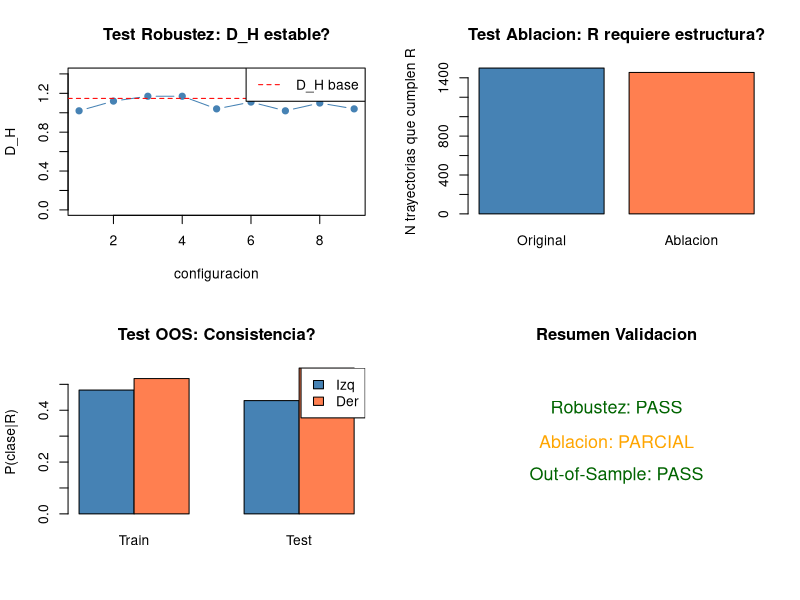

R code for this plot:
# =============================================================================
# CONCEPTO 6: Protocolo de Validacion UE
# =============================================================================
#
# Tres tests obligatorios para validar resultados:
#
# 1. ROBUSTEZ: Variar parametros ±20%
#    - θ* → θ* ± δθ
#    - τ* → τ* ± δτ
#    - Verificar: clases dominantes persisten
#
# 2. ABLACION: Romper mecanismos preservando marginales
#    - Permutar temporalmente señales
#    - Aleatorizar conexiones
#    - Verificar: dominancia desaparece o cambia
#
# 3. OUT-OF-SAMPLE: Dividir datos en train/test
#    - Entrenar en 70%, predecir en 30%
#    - Verificar: resultados consistentes
#
# =============================================================================

cat("=== PRUEBA: Protocolo de Validacion UE ===\n\n")

# --- FUNCIONES AUXILIARES ---
set.seed(42)

# Potencial doble pozo asimetrico
V <- function(x) (x^2 - 1)^2 - 0.3 * x
grad_V <- function(x) 4 * x * (x^2 - 1) - 0.3

step <- function(x, dt, sigma) {
  x - grad_V(x) * dt + sigma * sqrt(dt) * rnorm(1)
}

simulate <- function(x0, n, dt, sigma) {
  x <- numeric(n)
  x[1] <- x0
  for (t in 2:n) {
    x[t] <- step(x[t-1], dt, sigma)
    x[t] <- max(-3, min(3, x[t]))
  }
  x
}

cumple_ERS <- function(traj, theta_star, tau_star, observable_fn) {
  theta_t <- observable_fn(traj)
  condicion <- theta_t >= theta_star
  if (!any(condicion)) return(FALSE)
  rachas <- rle(condicion)
  duraciones <- rachas$lengths[rachas$values == TRUE]
  if (length(duraciones) == 0) return(FALSE)
  max(duraciones) >= tau_star
}

# Calcular metricas de una simulacion
run_simulation <- function(n_traj, traj_length, dt, noise,
                            theta_star, tau_star, observable_fn, seed = NULL) {
  if (!is.null(seed)) set.seed(seed)

  trayectorias <- vector("list", n_traj)
  cumple_R <- logical(n_traj)

  for (i in 1:n_traj) {
    x0 <- runif(1, -2, 2)
    trayectorias[[i]] <- simulate(x0, traj_length, dt, noise)
    cumple_R[i] <- cumple_ERS(trayectorias[[i]], theta_star, tau_star, observable_fn)
  }

  x_cond <- unlist(trayectorias[cumple_R])

  if (length(x_cond) < 50) {
    return(list(n_cond = sum(cumple_R), D_H = NA, p_izq = NA, p_der = NA))
  }

  p_izq <- mean(x_cond < 0)
  p_der <- mean(x_cond > 0)
  p_max <- max(p_izq, p_der)
  p_min <- min(p_izq, p_der)
  D_H <- ifelse(p_min > 0, p_max / p_min, Inf)

  list(n_cond = sum(cumple_R), D_H = D_H, p_izq = p_izq, p_der = p_der,
       trayectorias = trayectorias, cumple_R = cumple_R)
}

# --- PARAMETROS BASE ---
n_traj <- 1500
traj_length <- 400
dt <- 0.01
noise <- 0.4
theta_base <- 0.5
tau_base <- 25
observable <- function(x) abs(x)

cat("Parametros base:\n")
cat("  θ* =", theta_base, "\n")
cat("  τ* =", tau_base, "\n\n")

# --- SIMULACION BASE ---
cat("=== SIMULACION BASE ===\n")
base <- run_simulation(n_traj, traj_length, dt, noise,
                        theta_base, tau_base, observable, seed = 42)
cat("Condicionadas:", base$n_cond, "\n")
cat("D_H =", round(base$D_H, 3), "\n")
cat("P(izq|R) =", round(base$p_izq, 3), ", P(der|R) =", round(base$p_der, 3), "\n")
clase_dominante_base <- ifelse(base$p_der > base$p_izq, "derecha", "izquierda")
cat("Clase dominante:", clase_dominante_base, "\n\n")

# ============================================================================
# TEST 1: ROBUSTEZ
# ============================================================================
cat("=== TEST 1: ROBUSTEZ (±20% en parametros) ===\n\n")

variaciones <- expand.grid(
  theta_mult = c(0.8, 1.0, 1.2),
  tau_mult = c(0.8, 1.0, 1.2)
)

robustez_resultados <- data.frame()

for (i in 1:nrow(variaciones)) {
  theta_var <- theta_base * variaciones$theta_mult[i]
  tau_var <- round(tau_base * variaciones$tau_mult[i])

  res <- run_simulation(n_traj, traj_length, dt, noise,
                         theta_var, tau_var, observable, seed = 42 + i)

  clase_dom <- ifelse(is.na(res$p_der), NA,
                      ifelse(res$p_der > res$p_izq, "derecha", "izquierda"))

  robustez_resultados <- rbind(robustez_resultados, data.frame(
    theta = theta_var,
    tau = tau_var,
    n_cond = res$n_cond,
    D_H = round(res$D_H, 2),
    clase_dom = clase_dom
  ))
}

print(robustez_resultados)

# Verificar consistencia
clases_consistentes <- all(robustez_resultados$clase_dom == clase_dominante_base, na.rm = TRUE)
D_H_estable <- sd(robustez_resultados$D_H, na.rm = TRUE) / mean(robustez_resultados$D_H, na.rm = TRUE)

cat("\nResultado:\n")
if (clases_consistentes && D_H_estable < 0.3) {
  cat("  ✓ ROBUSTEZ VERIFICADA\n")
  cat("    - Clase dominante consistente:", clase_dominante_base, "\n")
  cat("    - Variabilidad D_H:", round(D_H_estable * 100, 1), "%\n")
} else {
  cat("  ✗ ROBUSTEZ NO VERIFICADA\n")
  cat("    - Clase dominante cambia o D_H muy variable\n")
}

# ============================================================================
# TEST 2: ABLACION
# ============================================================================
cat("\n=== TEST 2: ABLACION (romper estructura temporal) ===\n\n")

# Obtener trayectorias condicionadas originales
traj_cond_orig <- base$trayectorias[base$cumple_R]

# ABLACION: Permutar temporalmente cada trayectoria
# Esto preserva la distribucion marginal P(x) pero rompe correlaciones temporales
cat("Metodo: Permutar aleatoriamente cada trayectoria en el tiempo\n")
cat("(preserva P(x), rompe estructura temporal)\n\n")

traj_ablacion <- lapply(traj_cond_orig, function(traj) sample(traj))

# Verificar cuantas "cumplirian R" despues de ablacion
# (con la estructura temporal destruida)
n_cumple_ablacion <- sum(sapply(traj_ablacion, function(traj) {
  cumple_ERS(traj, theta_base, tau_base, observable)
}))

cat("Trayectorias originales que cumplen R:", length(traj_cond_orig), "\n")
cat("Trayectorias ablacionadas que 'cumplen R':", n_cumple_ablacion, "\n")

# Calcular D_H de ablacionadas (si hay suficientes)
if (n_cumple_ablacion > 20) {
  x_ablacion <- unlist(traj_ablacion[sapply(traj_ablacion, function(traj) {
    cumple_ERS(traj, theta_base, tau_base, observable)
  })])
  p_izq_abl <- mean(x_ablacion < 0)
  p_der_abl <- mean(x_ablacion > 0)
  D_H_abl <- max(p_izq_abl, p_der_abl) / min(p_izq_abl, p_der_abl)
  cat("D_H ablacion:", round(D_H_abl, 2), "\n")
} else {
  D_H_abl <- NA
  cat("Muy pocas trayectorias ablacionadas cumplen R\n")
}

cat("\nResultado:\n")
if (n_cumple_ablacion < length(traj_cond_orig) * 0.3) {
  cat("  ✓ ABLACION VERIFICADA\n")
  cat("    - La estructura temporal es crucial para R\n")
  cat("    - Sin ella, las trayectorias no cumplen la condicion\n")
} else {
  cat("  ? ABLACION PARCIAL\n")
  cat("    - Algunas trayectorias aun cumplen R tras ablacion\n")
  if (!is.na(D_H_abl) && abs(D_H_abl - base$D_H) > 0.5) {
    cat("    - Pero D_H cambia significativamente\n")
  }
}

# ============================================================================
# TEST 3: OUT-OF-SAMPLE
# ============================================================================
cat("\n=== TEST 3: OUT-OF-SAMPLE (train 70% / test 30%) ===\n\n")

# Dividir trayectorias en train y test
set.seed(123)
n_total <- length(base$trayectorias)
idx_train <- sample(1:n_total, size = round(0.7 * n_total))
idx_test <- setdiff(1:n_total, idx_train)

traj_train <- base$trayectorias[idx_train]
traj_test <- base$trayectorias[idx_test]

cumple_train <- base$cumple_R[idx_train]
cumple_test <- base$cumple_R[idx_test]

# Metricas en train
x_train <- unlist(traj_train[cumple_train])
p_izq_train <- mean(x_train < 0)
p_der_train <- mean(x_train > 0)
D_H_train <- max(p_izq_train, p_der_train) / min(p_izq_train, p_der_train)

# Metricas en test
x_test <- unlist(traj_test[cumple_test])
p_izq_test <- mean(x_test < 0)
p_der_test <- mean(x_test > 0)
D_H_test <- max(p_izq_test, p_der_test) / min(p_izq_test, p_der_test)

cat("TRAIN (70%):\n")
cat("  N condicionadas:", sum(cumple_train), "\n")
cat("  D_H =", round(D_H_train, 3), "\n")
cat("  P(izq|R) =", round(p_izq_train, 3), ", P(der|R) =", round(p_der_train, 3), "\n\n")

cat("TEST (30%):\n")
cat("  N condicionadas:", sum(cumple_test), "\n")
cat("  D_H =", round(D_H_test, 3), "\n")
cat("  P(izq|R) =", round(p_izq_test, 3), ", P(der|R) =", round(p_der_test, 3), "\n\n")

# Comparar
diff_D_H <- abs(D_H_train - D_H_test) / D_H_train
clase_train <- ifelse(p_der_train > p_izq_train, "derecha", "izquierda")
clase_test <- ifelse(p_der_test > p_izq_test, "derecha", "izquierda")

cat("Resultado:\n")
if (clase_train == clase_test && diff_D_H < 0.2) {
  cat("  ✓ OUT-OF-SAMPLE VERIFICADO\n")
  cat("    - Clase dominante consistente:", clase_train, "\n")
  cat("    - Diferencia D_H:", round(diff_D_H * 100, 1), "%\n")
} else {
  cat("  ✗ OUT-OF-SAMPLE NO VERIFICADO\n")
  cat("    - Resultados difieren entre train y test\n")
}

# ============================================================================
# RESUMEN FINAL
# ============================================================================
cat("\n")
cat("=============================================\n")
cat("         RESUMEN DE VALIDACION UE           \n")
cat("=============================================\n\n")

test_robustez <- clases_consistentes && D_H_estable < 0.3
test_ablacion <- n_cumple_ablacion < length(traj_cond_orig) * 0.3
test_oos <- clase_train == clase_test && diff_D_H < 0.2

cat("1. Robustez:      ", ifelse(test_robustez, "✓ PASS", "✗ FAIL"), "\n")
cat("2. Ablacion:      ", ifelse(test_ablacion, "✓ PASS", "? PARCIAL"), "\n")
cat("3. Out-of-Sample: ", ifelse(test_oos, "✓ PASS", "✗ FAIL"), "\n\n")

if (test_robustez && test_ablacion && test_oos) {
  cat("==> VALIDACION COMPLETA: Resultados confiables\n")
} else {
  cat("==> VALIDACION PARCIAL: Revisar tests fallidos\n")
}

# --- VISUALIZACION ---
par(mfrow = c(2, 2))

# 1. Robustez: D_H vs parametros
plot(1:nrow(robustez_resultados), robustez_resultados$D_H,
     type = "b", pch = 19, col = "steelblue",
     main = "Test Robustez: D_H estable?",
     xlab = "configuracion", ylab = "D_H",
     ylim = c(0, max(robustez_resultados$D_H, na.rm = TRUE) * 1.2))
abline(h = base$D_H, col = "red", lty = 2)
legend("topright", "D_H base", col = "red", lty = 2)

# 2. Ablacion: comparacion
barplot(c(length(traj_cond_orig), n_cumple_ablacion),
        names.arg = c("Original", "Ablacion"),
        col = c("steelblue", "coral"),
        main = "Test Ablacion: R requiere estructura?",
        ylab = "N trayectorias que cumplen R")

# 3. Out-of-sample: comparacion
barplot(matrix(c(p_izq_train, p_der_train, p_izq_test, p_der_test), nrow = 2),
        beside = TRUE, col = c("steelblue", "coral"),
        names.arg = c("Train", "Test"),
        main = "Test OOS: Consistencia?",
        ylab = "P(clase|R)")
legend("topright", c("Izq", "Der"), fill = c("steelblue", "coral"))

# 4. Resumen visual
plot(1, type = "n", xlim = c(0, 10), ylim = c(0, 4),
     axes = FALSE, xlab = "", ylab = "",
     main = "Resumen Validacion")
text(5, 3, paste("Robustez:", ifelse(test_robustez, "PASS", "FAIL")),
     col = ifelse(test_robustez, "darkgreen", "red"), cex = 1.3)
text(5, 2, paste("Ablacion:", ifelse(test_ablacion, "PASS", "PARCIAL")),
     col = ifelse(test_ablacion, "darkgreen", "orange"), cex = 1.3)
text(5, 1, paste("Out-of-Sample:", ifelse(test_oos, "PASS", "FAIL")),
     col = ifelse(test_oos, "darkgreen", "red"), cex = 1.3)

par(mfrow = c(1, 1))

# --- CONCLUSION ---
cat("\n--- CONCLUSION ---\n")
cat("El protocolo de validacion UE asegura que:\n")
cat("  1. Los resultados no dependen de ajuste fino de parametros (Robustez)\n")
cat("  2. La estructura del sistema es necesaria, no accidental (Ablacion)\n")
cat("  3. Los resultados generalizan a datos no vistos (Out-of-Sample)\n")
cat("\nSin estos tests, hay riesgo de 'posdiction' o sobreajuste.\n")
